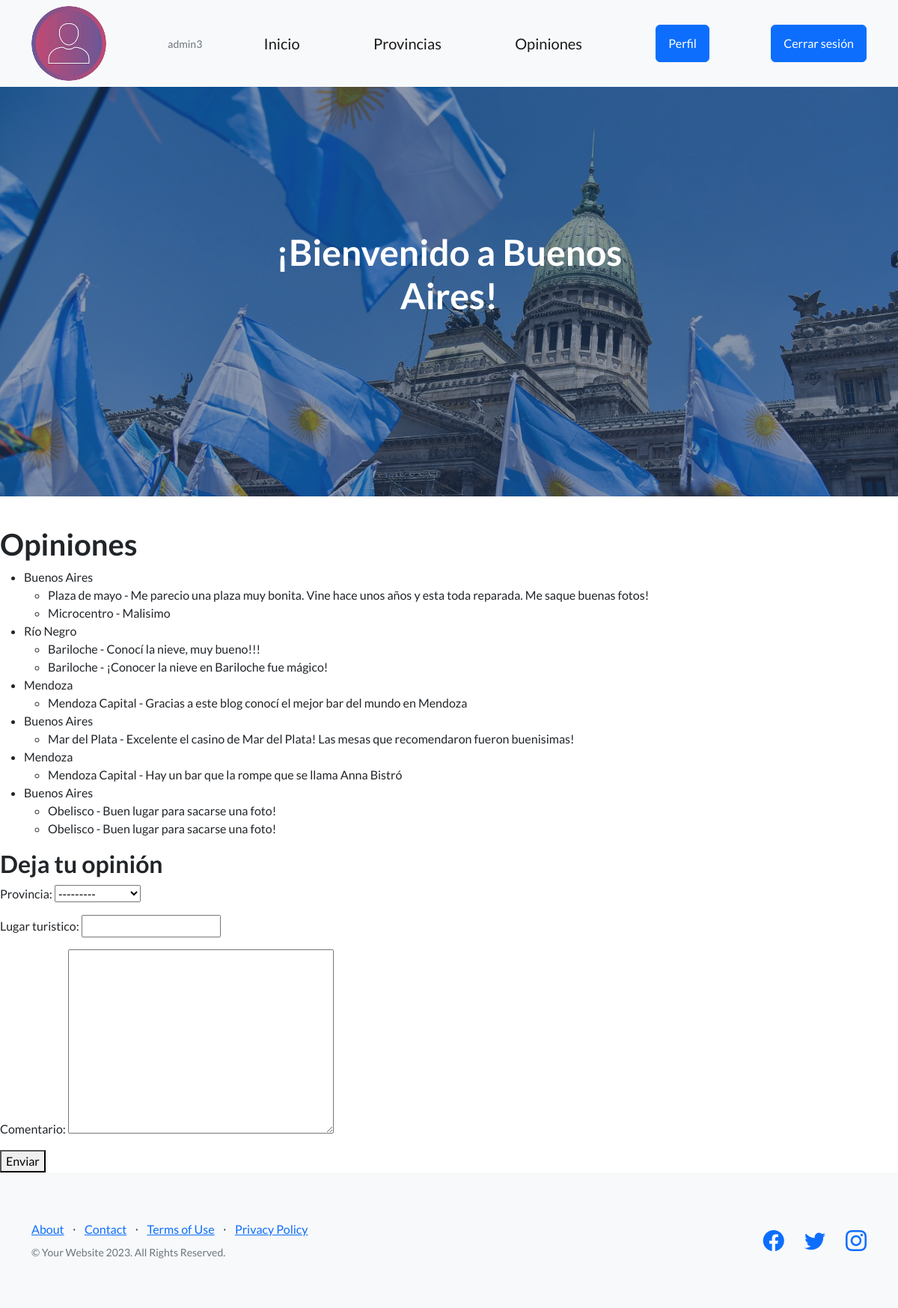
Screenshot of /app1/opiniones/ (signed in) with the database file from the repository.
### app1/models.py (models this page shows, shortened)
class Avatar(models.Model):
    user = models.ForeignKey(User, on_delete=models.CASCADE)
    imagen = models.ImageField(upload_to='avatares/', null=True, blank=True)

class Provincia(models.Model):
    nombre = models.CharField(max_length=100)
    descripcion = models.TextField()
    imagen = models.ImageField(upload_to='provincias/')
    def __str__(self):
        return self.nombre

class Opinion(models.Model):
    provincia = models.ForeignKey(Provincia, on_delete=models.CASCADE)
    lugar_turistico = models.CharField(max_length=100)
    comentario = models.TextField()

### app1/views.py (the view)
# urls.py: path('opiniones/', views.opiniones, name = "opiniones"),
@login_required
def opiniones(request):
    if request.method == 'POST':
        form = OpinionForm(request.POST)
        if form.is_valid():
            provincia_seleccionada = form.cleaned_data['provincia']
            lugar_turistico = form.cleaned_data['lugar_turistico']
            comentario = form.cleaned_data['comentario']
            opinion = Opinion(
                provincia=provincia_seleccionada,
                lugar_turistico=lugar_turistico,
                comentario=comentario
            )
            opinion.save()
            opinions = Opinion.objects.all()  # Fetch all opinions from the database
            return render(request, 'app1/opiniones.html', {'form': form, 'opinion': opinions})
    else:
        form = OpinionForm()
        opinions = Opinion.objects.all()  # Fetch all opinions from the database
    return render(request, 'app1/opiniones.html', {'form': form, 'opinion': opinions})

### app1/forms.py
class OpinionForm(forms.ModelForm):
    class Meta:
        model = Opinion
        fields = ['provincia', 'lugar_turistico', 'comentario']

### app1/templates/app1/opiniones.html (shortened to what this page needs)
{% extends "app1/padre_lugares.html" %}
{% load static %}
{% block contenidoQueCambia %}
<header class="masthead">
    <div class="container position-relative">
        <div class="row justify-content-center">
            <div class="col-xl-6">
                <div class="text-center text-white">
                    <h1 class="mb-5">¡Bienvenido a Buenos Aires!</h1>
                </div>
            </div>
        </div>
    </div>
</header>
<h1>Opiniones</h1>
<ul>
    {% regroup opinion by provincia as opinions_by_provincia %}
    {% for provincia_group in opinions_by_provincia %}
        <li>{{ provincia_group.grouper }}
            <ul>
                {% for opinion_instance in provincia_group.list %}
                    <li>{{ opinion_instance.lugar_turistico }} - {{ opinion_instance.comentario }}</li>
                {% endfor %}
            </ul>
        </li>
    {% endfor %}
</ul>
<h2>Deja tu opinión</h2>
<form method="post">
    {{ form.as_p }}
    <button type="submit">Enviar</button>
</form>
{% endblock %}

### app1/templates/app1/padre_lugares.html (shortened to what this page needs)
<!DOCTYPE html>
<html lang="en">
    <head>
        {% load static %}
        <link href="https://cdn.jsdelivr.net/npm/bootstrap-icons@1.5.0/font/bootstrap-icons.css" rel="stylesheet" type="text/css" />
        <link href="{% static 'app1/css/styles.css' %}" rel="stylesheet" />
    </head>
    <body>
        <nav class="navbar navbar-light bg-light static-top">
            <div class="container">
                {% if request.user.is_authenticated %}
                {% if request.user.avatar_set.first %}
                    <div class="avatar-container">
                        <img src="{{ request.user.avatar_set.first.imagen.url }}" class="avatar-image" />
                    </div>
                {% endif %}
                <p class="text-muted small mb-4 mb-lg-0">{{ request.user.username }}</p>
                {% endif %}
                <a class="navbar-brand" href="{% url 'inicio' %}">Inicio</a>
                <a class="navbar-brand" href="{% url 'provincias' %}">Provincias</a>
                <a class="navbar-brand" href="{% url 'opiniones' %}">Opiniones</a>
                {% if not request.user.is_authenticated %}
                    <a class="btn btn-primary" href="{% url 'registro' %}">Sign Up</a>
                    <a class="btn btn-primary" href="{% url 'login' %}">Log In</a>
                {% else %}
                    <a class="btn btn-primary" href="{% url 'perfil' %}">Perfil</a>
                    <a class="btn btn-primary" href="{% url 'logout' %}">Cerrar sesión</a>
                {% endif %}
            </div>
        </nav>
        {% block contenidoQueCambia %}{% endblock %}
        <footer class="footer bg-light">
            <div class="container">
                <div class="row">
                    <div class="col-lg-6 h-100 text-center text-lg-start my-auto">
                        <ul class="list-inline mb-2">
                            <li class="list-inline-item"><a href="{% url 'about' %}">About</a></li>
                            <li class="list-inline-item">⋅</li>
                            <li class="list-inline-item"><a href="{% url 'no_hay_pagina_aun' %}">Contact</a></li>
                            <li class="list-inline-item">⋅</li>
                            <li class="list-inline-item"><a href="{% url 'no_hay_pagina_aun' %}">Terms of Use</a></li>
                            <li class="list-inline-item">⋅</li>
                            <li class="list-inline-item"><a href="{% url 'no_hay_pagina_aun' %}">Privacy Policy</a></li>
                        </ul>
                        <p class="text-muted small mb-4 mb-lg-0">&copy; Your Website 2023. All Rights Reserved.</p>
                    </div>
                    <div class="col-lg-6 h-100 text-center text-lg-end my-auto">
                        <ul class="list-inline mb-0">
                            <li class="list-inline-item me-4">
                                <a href="{% url 'no_hay_pagina_aun' %}"><i class="bi-facebook fs-3"></i></a>
                            </li>
                            <li class="list-inline-item me-4">
                                <a href="{% url 'no_hay_pagina_aun' %}"><i class="bi-twitter fs-3"></i></a>
                            </li>
                            <li class="list-inline-item">
                                <a href="{% url 'no_hay_pagina_aun' %}"><i class="bi-instagram fs-3"></i></a>
                            </li>
                        </ul>
                    </div>
                </div>
            </div>
        </footer>
    </body>
</html>

### app1/templates/app1/padre_lugares.html (style rules this page uses)
.avatar-container { width: 100px; height: 100px; border-radius: 100%; overflow: hidden; }
.avatar-image { width: 100%; height: 100%; object-fit: cover; }

### rows the page displays
Provincia: grouper "Buenos Aires"
Opinion: lugar_turistico "Plaza de mayo", comentario "Me parecio una plaza muy bonita. Vine hace unos años y esta toda reparada. Me saque buenas fotos!"
Opinion: lugar_turistico "Microcentro", comentario "Malisimo"
Provincia: grouper "Río Negro"
Opinion: lugar_turistico "Bariloche", comentario "Conocí la nieve, muy bueno!!!"
Opinion: lugar_turistico "Bariloche", comentario "¡Conocer la nieve en Bariloche fue mágico!"
Provincia: grouper "Mendoza"
Opinion: lugar_turistico "Mendoza Capital", comentario "Gracias a este blog conocí el mejor bar del mundo en Mendoza"
Opinion: lugar_turistico "Mar del Plata", comentario "Excelente el casino de Mar del Plata! Las mesas que recomendaron fueron buenisimas!"
Opinion: lugar_turistico "Mendoza Capital", comentario "Hay un bar que la rompe que se llama Anna Bistró"
Opinion: lugar_turistico "Obelisco", comentario "Buen lugar para sacarse una foto!"
Opinion: lugar_turistico "Obelisco", comentario "Buen lugar para sacarse una foto!"

### other values shown
{{ request.user.username }} "admin3"
